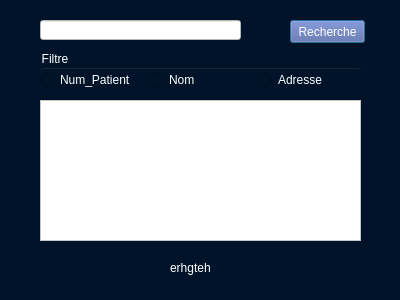
<?xml version="1.0" encoding="UTF-8"?>
<ui version="4.0">
 <class>recherchepat</class>
 <widget class="QDialog" name="recherchepat">
  <property name="geometry">
   <rect>
    <x>0</x>
    <y>0</y>
    <width>400</width>
    <height>300</height>
   </rect>
  </property>
  <property name="windowTitle">
   <string>Dialog</string>
  </property>
  <property name="styleSheet">
   <string notr="true">color:white;
background:#001328;
</string>
  </property>
  <widget class="QLineEdit" name="txtnumpat">
   <property name="geometry">
    <rect>
     <x>40</x>
     <y>20</y>
     <width>201</width>
     <height>20</height>
    </rect>
   </property>
   <property name="styleSheet">
    <string notr="true">background-color:white;
color:black;</string>
   </property>
  </widget>
  <widget class="QTableView" name="tableView_pat">
   <property name="geometry">
    <rect>
     <x>40</x>
     <y>100</y>
     <width>321</width>
     <height>141</height>
    </rect>
   </property>
   <property name="styleSheet">
    <string notr="true">background-color:white;
color:black;</string>
   </property>
  </widget>
  <widget class="QPushButton" name="btnFind">
   <property name="geometry">
    <rect>
     <x>290</x>
     <y>20</y>
     <width>75</width>
     <height>23</height>
    </rect>
   </property>
   <property name="styleSheet">
    <string notr="true">background-color: #5864A4;
color:white;</string>
   </property>
   <property name="text">
    <string>Recherche</string>
   </property>
  </widget>
  <widget class="QLabel" name="lblfindmed">
   <property name="geometry">
    <rect>
     <x>170</x>
     <y>260</y>
     <width>71</width>
     <height>16</height>
    </rect>
   </property>
   <property name="text">
    <string>erhgteh</string>
   </property>
  </widget>
  <widget class="QGroupBox" name="groupBox">
   <property name="geometry">
    <rect>
     <x>40</x>
     <y>50</y>
     <width>321</width>
     <height>41</height>
    </rect>
   </property>
   <property name="styleSheet">
    <string notr="true">color:white;;</string>
   </property>
   <property name="title">
    <string>Filtre</string>
   </property>
   <widget class="QWidget" name="horizontalLayoutWidget">
    <property name="geometry">
     <rect>
      <x>0</x>
      <y>20</y>
      <width>321</width>
      <height>21</height>
     </rect>
    </property>
    <layout class="QHBoxLayout" name="horizontalLayout">
     <item>
      <widget class="QRadioButton" name="rdoNumpat">
       <property name="text">
        <string>Num_Patient</string>
       </property>
      </widget>
     </item>
     <item>
      <widget class="QRadioButton" name="rdoNompat">
       <property name="text">
        <string>Nom</string>
       </property>
      </widget>
     </item>
     <item>
      <widget class="QRadioButton" name="rdoAdresse">
       <property name="text">
        <string>Adresse</string>
       </property>
      </widget>
     </item>
    </layout>
   </widget>
  </widget>
 </widget>
 <resources/>
 <connections/>
</ui>
